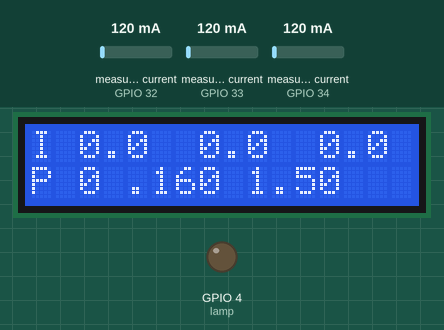
A sketch run on a simulated ESP32. Shown: 16×2 character LCD, output pins drawn as LEDs (lit = HIGH). The test bench sets the inputs (shaded band); at power-on: measured current (sensors on GPIO 32, GPIO 33, GPIO 34) 120 mA (analog values on the 0–4095 scale). WiFi joins after 1.5 s; servers stay silent unless stated; no MQTT or app messages arrive unless stated; what the sketch prints to the serial monitor is not drawn.

Above: at 3.7 s.
3.8 s: measured current (sensor on GPIO 32) set to 40 mA
At 11.7 s:
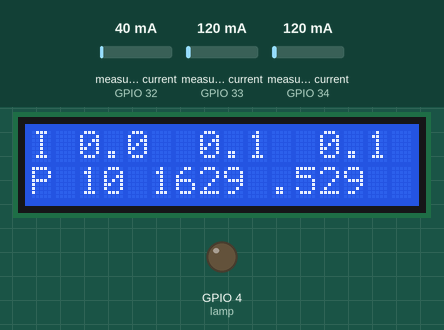
12.0 s: measured current (sensor on GPIO 33) set to 40 mA
At 21.3 s:
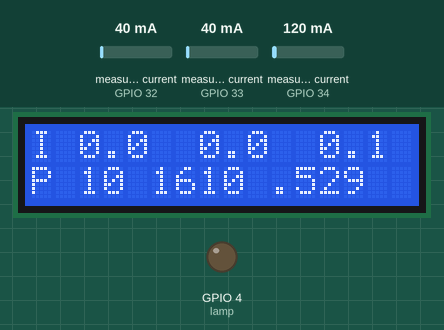
22.0 s: measured current (sensor on GPIO 34) set to 40 mA
At 31.8 s:
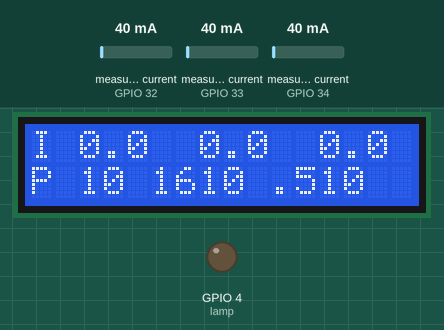
32.1 s: measured current (sensor on GPIO 32) set to 500 mA
At 41.2 s:
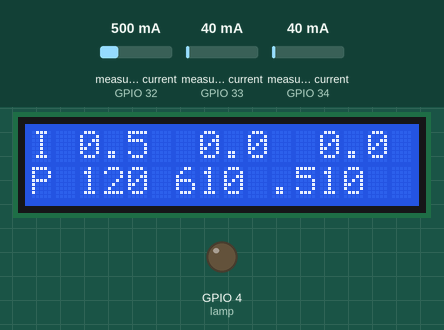
42.1 s: measured current (sensor on GPIO 33) set to 500 mA
At 51.8 s:
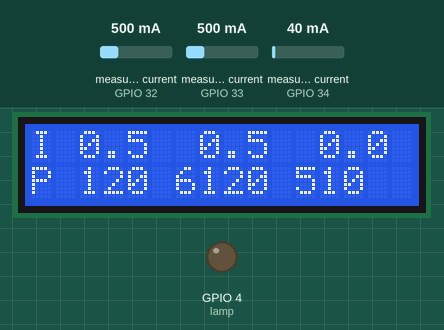
52.1 s: measured current (sensor on GPIO 34) set to 500 mA
At 61.1 s:
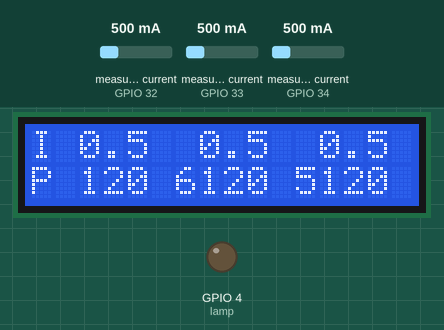
Timing chart, 0 to 62.6 s (numbered marks = the images above; inputs shaded):
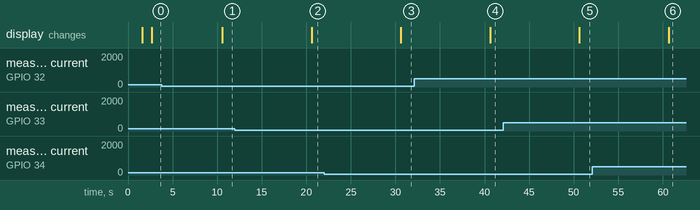

Measured:
- after the input at 3.8 s, the display: changes after 6.8 s (image 1)
- after the input at 12.0 s, the display: changes after 8.6 s (image 2)
- after the input at 22.0 s, the display: changes after 8.6 s (image 3)
- after the input at 32.1 s, the display: changes after 8.5 s (image 4)
- after the input at 42.1 s, the display: changes after 8.5 s (image 5)
- after the input at 52.1 s, the display: changes after 8.5 s (image 6)

The sketch:

esp32_energy_monitor_3phase___MQTT_v2.ino
```cpp
/*
********
Programming Stamatis Iliadakis
based https://learn.openenergymonitor.org/electricity-monitoring/ct-sensors/how-to-build-an-arduino-energy-monitor-measuring-current-only
and on Rui Santos projects repository at https://randomnerdtutorials.com
********
*/

#include <WiFi.h>
#include <PubSubClient.h>

// Replace the next variables with your SSID/Password combination
const char* ssid = "xxxxx";
const char* password = "xxxxxxxxx";

// Add your MQTT Broker IP address, example:
const char* mqtt_server = "192.168.1.xxx";

WiFiClient espClient2;
PubSubClient client(espClient2);
long lastMsg = 0;
char msg[50];
int value = 0;
float Irms1 = 0;
float Irms2 = 0;
float Irms3 = 0;

char Irms1Mes[8];
char Irms2Mes[8];
char Irms3Mes[8];

// Timers auxiliar variables
long now = millis();
long lastMeasure = 0;

// LED Pin
const int lamp = 4;

// EmonLibrary examples openenergymonitor.org, Licence GNU GPL V3

#include "EmonLib.h"                   // Include Emon Library
EnergyMonitor emon1;                   // Create an instance
EnergyMonitor emon2;                   // Create an instance
EnergyMonitor emon3;                   // Create an instance

/* I2C LCD with Arduino example code. More info: https://www.makerguides.com */
// Include the libraries:
// LiquidCrystal_I2C.h: https://github.com/johnrickman/LiquidCrystal_I2C
//#include <Wire.h> // Library for I2C communication
#include <LiquidCrystal_I2C.h> // Library for LCD
// Wiring: SDA pin is connected to A4 and SCL pin to A5.
// Connect to LCD via I2C, default address 0x27 (A0-A2 not jumpered)
LiquidCrystal_I2C lcd = LiquidCrystal_I2C(0x27, 16, 2);    // Change to (0x27,16,2) for 16x2 LCD.
//#include <math.h>

void setup() {
  analogReadResolution(10);
  Serial.begin(115200);
  emon1.current(32, 90.9);             // Current: input pin, calibration.
  emon2.current(33, 90.9);             // Current: input pin, calibration.
  emon3.current(34, 90.9);             // Current: input pin, calibration.

  // Initiate the LCD:
  //lcd.init();
  lcd.begin();
  lcd.backlight();
  // clear the screen
  lcd.clear();

  pinMode(lamp, OUTPUT);

  Serial.begin(115200);

  setup_wifi();

  client.setServer(mqtt_server, 1883);
  client.setCallback(callback);
}

void setup_wifi() {
  delay(10);
  // We start by connecting to a WiFi network
  Serial.println();
  Serial.print("Connecting to ");
  Serial.println(ssid);

  WiFi.begin(ssid, password);

  while (WiFi.status() != WL_CONNECTED) {
    delay(500);
    Serial.print(".");
  }

  Serial.println("");
  Serial.println("WiFi connected");
  Serial.println("IP address: ");
  Serial.println(WiFi.localIP());
  lcd.setCursor(1, 0); // Set the cursor on the first column and first row.
  lcd.print("IP :"); // Print the string "Hello World!"
  lcd.setCursor(1, 1); // Set the cursor on the first column and first row.
  lcd.print(WiFi.localIP());
  lcd.print(" ");
  delay(1000);


}


// This functions is executed when some device publishes a message to a topic that your ESP8266/ESP32 is subscribed to
// Change the function below to add logic to your program, so when a device publishes a message to a topic that
// your ESP8266/ESP32  is subscribed you can actually do something
// Η συνάρτηση callback εκτελείται όταν κάποια συσκευή δημοσιεύει ένα μήνυμα σε ένα θέμα στο οποίο έχει εγγραφεί το ESP8266/ESP32
// Αλλάξτε τη λειτουργία παρακάτω για να προσθέσετε λογική στο πρόγραμμα σας, έτσι όταν μια συσκευή δημοσιεύει ένα μήνυμα σε ένα θέμα που
// το ESP8266/ESP32  σας έχει εγγραφεί, μπορείτε πραγματικά να κάνετε κάτι

void callback(String topic, byte* message, unsigned int length) {
  Serial.print("Message arrived on topic: ");
  Serial.print(topic);
  Serial.print(". Message: ");
  String messageTemp;

  for (int i = 0; i < length; i++) {
    Serial.print((char)message[i]);
    messageTemp += (char)message[i];
  }
  Serial.println();

  // Feel free to add more if statements to control more GPIOs with MQTT
  // If a message is received on the topic room/lamp, you check if the message is either on or off. Turns the lamp GPIO according to the message
  //Προσθέσετε ελεύθερα περισσότερες προτάσεις εάν θέλετε να ελέγξετε περισσότερα GPIO με MQTT
  // Αν ληφθεί ένα μήνυμα σχετικά με το topic room/lamp, ελένξετε εάν το μήνυμα είναι είτε ενεργοποιημένο είτε απενεργοποιημένο.
  // Ενεργοποιεί τον λαμπτήρα GPIO σύμφωνα με το μήνυμα.

  if(topic=="room/lamp"){
      Serial.print("Changing Room lamp to ");
      if(messageTemp == "on"){
        digitalWrite(lamp, HIGH);
        Serial.print("On");
      }
      else if(messageTemp == "off"){
        digitalWrite(lamp, LOW);
        Serial.print("Off");
      }
  }
  Serial.println();
}


// This functions reconnects your ESP8266 to your MQTT broker
// Change the function below if you want to subscribe to more topics with your ESP8266
// Αυτή η λειτουργία επανασυνδέει το ESP8266 με τον MQTT broker
// Άλλαξε τη λειτουργία παρακάτω, εάν θέλεις να εγγραφείτε σε περισσότερα θέματα με το ESP8266 σας
void reconnect() {
  // Loop until we're reconnected
  while (!client.connected()) {
    Serial.print("Attempting MQTT connection...");
    // Attempt to connect
    /*
     YOU MIGHT NEED TO CHANGE THIS LINE, IF YOU'RE HAVING PROBLEMS WITH MQTT MULTIPLE CONNECTIONS
     To change the ESP device ID, you will have to give a new name to the ESP8266.
     Here's how it looks:
       if (client.connect("ESP8266Client")) {
     You can do it like this:
       if (client.connect("ESP1_Office")) {
     Then, for the other ESP:
       if (client.connect("ESP2_Garage")) {
      That should solve your MQTT multiple connections problem
    */
    /*
    // Προσπάθεια σύνδεσης
    //  ΜΠΟΡΕΙΤΕ ΝΑ ΧΡΗΣΙΜΟΠΟΙΗΣΕΤΕ ΤΗΝ ΑΚΟΛΟΥΘΗ ΓΡΑΜΜΗ, ΕΑΝ ΕΧΕΤΕ ΠΡΟΒΛΗΜΑΤΑ ΜΕ ΠΟΛΛΑΠΛΕΣ ΣΥΝΔΕΣΕΙΣ MQTT
    //  Για να αλλάξετε το αναγνωριστικό συσκευής ESP, θα πρέπει να δώσετε ένα νέο όνομα στο ESP8266.
    //  Δείτε πώς φαίνεται:
    //  εάν (client.connect ("ESP8266Client")) {
    //  Μπορείτε να το κάνετε όπως παρακάτω:
    //  αν (client.connect ("ESP1_Office")) {
    //  Στη συνέχεια, για το άλλο ESP:
    //  εάν (client.connect ("ESP2_Garage")) {
    //  Αυτό θα λύσει το πρόβλημα πολλαπλών συνδέσεων MQTT
    */
    if (client.connect("Line X Client")) {
      Serial.println("connected");
      // Subscribe or resubscribe to a topic
      // You can subscribe to more topics (to control more LEDs in this example)
      // Εγγραφείτε ή επαναλάβετε την εγγραφή σε ένα θέμα
      // Μπορείτε να εγγραφείτε σε περισσότερα θέματα (για να ελέγξετε περισσότερες LED σε αυτό το παράδειγμα)
      client.subscribe("room/Line1");
      client.subscribe("room/Line2");
      client.subscribe("room/Line3");
    } else {
      Serial.print("failed, rc=");
      Serial.print(client.state());
      Serial.println(" try again in 5 seconds");
      // Wait 3 seconds before retrying  - Περίμενε πέντε δευτερόλεπτα πριν ξαναπροσπαθήσεις
      delay(3000);
    }
  }
}

void loop() {

  if (!client.connected()) {
    reconnect();
  }

 if(!client.loop())
    client.connect("Electrical Line Client");

  now = millis();
  // Δημοσιεύει νέα μέτρηση, κάθε 20 δευτερόλεπτα
  if (now - lastMeasure > 10000) {
    lastMeasure = now;

     Irms1 = emon1.calcIrms(1480);  // Calculate Irms only
    //static char Irms1Mes[8];
    dtostrf(Irms1,4,1,Irms1Mes);
    client.publish("room/Line1", Irms1Mes);
    Irms2 = emon2.calcIrms(1480);  // Calculate Irms only
    //static char Irms2Mes[7];
    dtostrf(Irms2, 4, 1, Irms2Mes);
    client.publish("room/Line2", Irms2Mes);
    Irms3 = emon3.calcIrms(1480);  // Calculate Irms only
    //static char Irms3Mes[7];
    dtostrf(Irms3, 4, 1, Irms3Mes);
    client.publish("room/Line3", Irms3Mes);
    }
    monitor_function();
}

void monitor_function(){

  float P1 = Irms1 * 240;
  float P2 = Irms2 * 240;
  float P3 = Irms3 * 240;
  int x = round(P1);
  int y = round(P2);
  int z = round(P3);


  Serial.print("Irms1=");
  Serial.print(Irms1, 1);             // Irms
  Serial.print("A, P1=");
  Serial.print(round(P1), 1);        // Apparent power
  Serial.print("W, ");

  Serial.print("Irms2=");
  Serial.print(Irms2, 1);             // Irms
  Serial.print("A, P2=");
  Serial.print(round(P2), 1);        // Apparent power
  Serial.print("W, ");

  Serial.print("Irms3=");
  Serial.print(Irms3, 1);             // Irms
  Serial.print("A, P3=");
  Serial.print(round(P3), 1);        // Apparent power
  Serial.println("W ");


  // Print 'Hello World!' on the first line of the LCD:
  lcd.setCursor(0, 0); // Set the cursor on the first column and first row.
  lcd.print("I "); // Print the string "Hello World!"
  lcd.setCursor(2, 0); // Set the cursor on the first column and first row.
  lcd.print(Irms1, 1);
  lcd.print(" ");
  lcd.setCursor(7, 0); // Set the cursor on the first column and first row.
  lcd.print(Irms2, 1);
  lcd.print(" ");
  lcd.setCursor(12, 0); // Set the cursor on the first column and first row.
  lcd.print(Irms3, 1);
  lcd.print(" ");
  lcd.setCursor(0, 1); //Set the cursor on the third column and the second row (counting starts at 0!).
  lcd.print("P ");
  lcd.setCursor(2, 1); //Set the cursor on the third column and the second row (counting starts at 0!).
  lcd.print(x);
  lcd.print(" ");
  lcd.setCursor(7, 1); //Set the cursor on the third column and the second row (counting starts at 0!).
  lcd.print(y);
  lcd.print(" ");
  lcd.setCursor(12, 1); //Set the cursor on the third column and the second row (counting starts at 0!).
  lcd.print(z);
  lcd.print(" ");

  }
```
